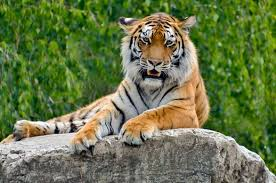
#> input picture data/image1.jpeg, 276 x 183 px, found by its file name
$ python fivteen.py
#> lines starting #> are read from the running program, lines starting #| are printed output that depends on the picture; after the words box and inside, x2 and y2 are one past the last pixel; in counts of white or black regions, pixels touching at a corner belong together
import numpy as np
import cv2
import matplotlib.pyplot as plt
img=cv2.imread("data/image1.jpeg")
#> img is the input picture: shape (183, 276, 3); mean B, G, R 73.2, 118.2, 104.2
lower_red=np.array([0,120,70])
upper_red=np.array([10,255,255])
mask=cv2.inRange(img,lower_red,upper_red)
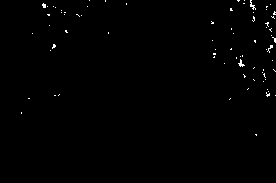
#> mask: shape (183, 276); 0.56% white in thin lines or dots, all inside (x1, y1, x2, y2) = (21, 0, 276, 136)
plt.imshow(mask,cmap="gray")
plt.title("mask")
plt.axis("off")
plt.show()
